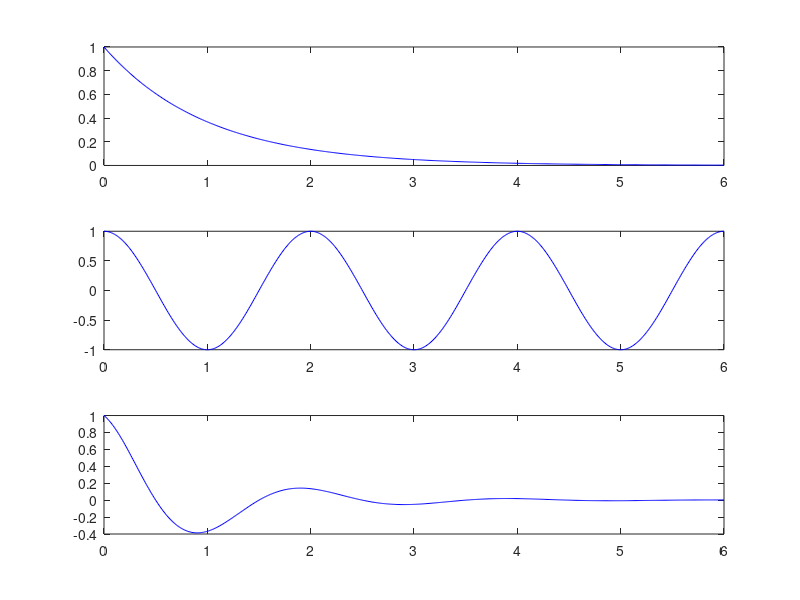

Source code (MATLAB):
clear;
clc;

t = linspace(0, 6, 600);

y1 = exp(-t);
y2 = cos( pi*t )
y3 = y1 .* y2 ; % <- 원소 끼리의 곱하기이기 때문에 .* 을 해줘야 한다.
figure(1);

subplot(311);
plot(t, y1, '-b');
subplot(312);
plot(t, y2, '-b');
subplot(313);
plot(t, y3, '-b');



